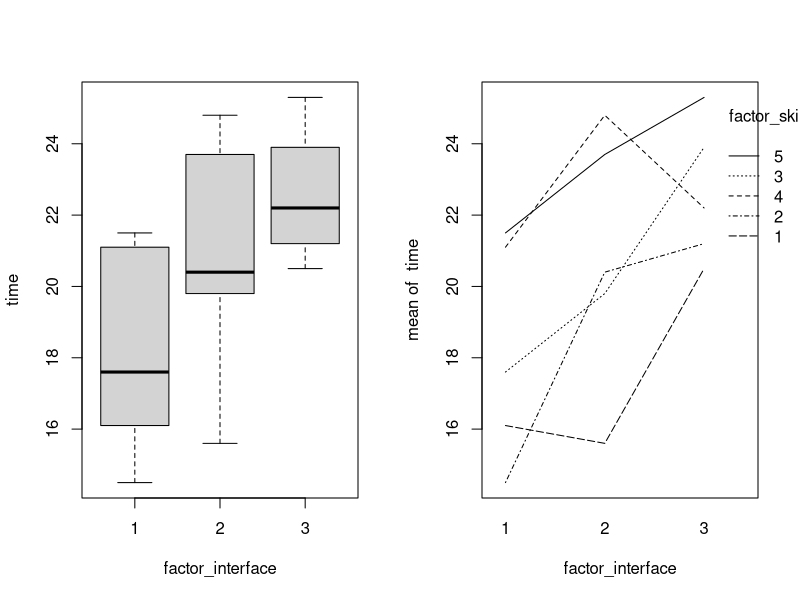
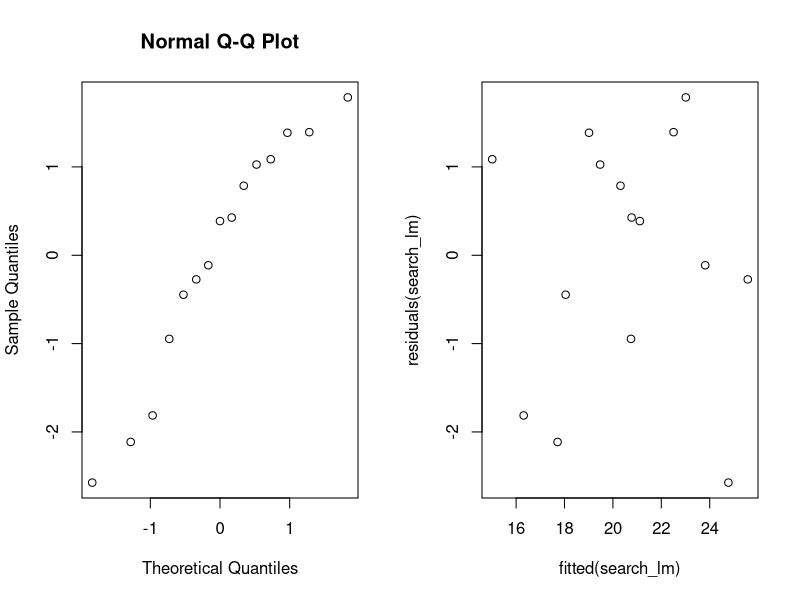

Reproduce these figures in R, in order.
## ---- chunk 1
I<-3; B<-5; N<-1
for(i in 1:B) print(sample(1:(N*I)))
## ---- chunk 2
data_search = read.table("search.txt", header = TRUE)
# xtabs(time~interface+skill, data = data_search)

attach(data_search); par(mfrow=c(1,2))
factor_interface = as.factor(interface)
factor_skill = as.factor(skill)

boxplot(time~factor_interface)
interaction.plot(factor_interface, factor_skill, time)
## ---- chunk 3
search_lm = lm(time~factor_interface + factor_skill)
p_value = anova(search_lm)$Pr
## ---- chunk 4
coef <- summary(search_lm)$coefficients[, "Estimate"]
## ---- chunk 5
search_additive_lm = lm(time~factor_interface * factor_skill)
coef <- summary(search_additive_lm)$coefficients[, "Estimate"]
## ---- chunk 6
par(mfrow=c(1,2))
qqnorm(residuals(search_lm))
plot(fitted(search_lm), residuals(search_lm))
## ---- chunk 7
p_value <- friedman.test(time, factor_interface, factor_skill)$p.value
## ---- chunk 8
search_oneway_lm = lm(time~factor_interface)
p_value = anova(search_oneway_lm)$Pr
